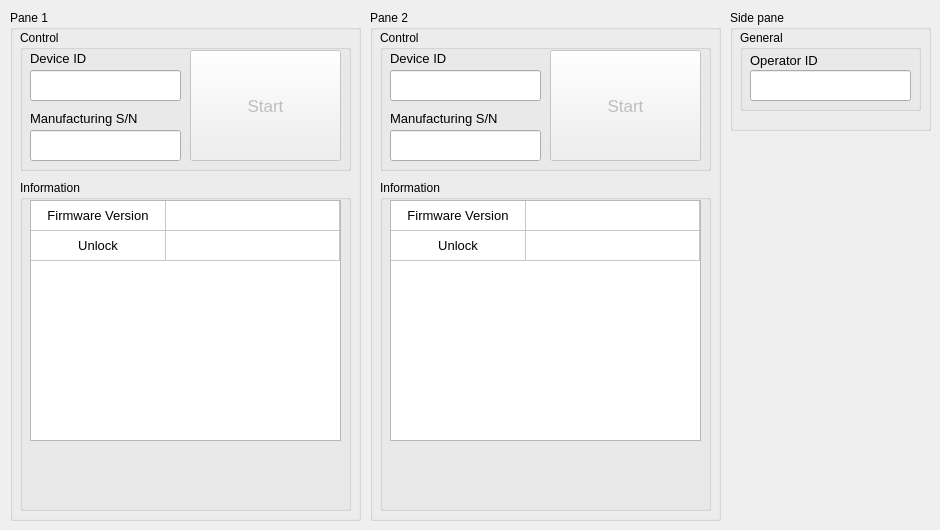
    <widget class="QWidget" name="unlock_tab">
     <attribute name="title">
      <string>Unlock</string>
     </attribute>
     <widget class="QGroupBox" name="regGroupBox1_2">
      <property name="geometry">
       <rect>
        <x>10</x>
        <y>10</y>
        <width>351</width>
        <height>511</height>
       </rect>
      </property>
      <property name="title">
       <string>Pane 1</string>
      </property>
      <widget class="QGroupBox" name="regCtrlGroupBox1_2">
       <property name="geometry">
        <rect>
         <x>10</x>
         <y>20</y>
         <width>331</width>
         <height>141</height>
        </rect>
       </property>
       <property name="title">
        <string>Control</string>
       </property>
       <widget class="QPushButton" name="unlockStartPushButton1">
        <property name="enabled">
         <bool>false</bool>
        </property>
        <property name="geometry">
         <rect>
          <x>170</x>
          <y>20</y>
          <width>151</width>
          <height>111</height>
         </rect>
        </property>
        <property name="font">
         <font>
          <pointsize>13</pointsize>
         </font>
        </property>
        <property name="text">
         <string>Start</string>
        </property>
       </widget>
       <widget class="QLabel" name="label_50">
        <property name="geometry">
         <rect>
          <x>10</x>
          <y>20</y>
          <width>311</width>
          <height>16</height>
         </rect>
        </property>
        <property name="font">
         <font>
          <pointsize>10</pointsize>
         </font>
        </property>
        <property name="text">
         <string>Device ID</string>
        </property>
       </widget>
       <widget class="QLineEdit" name="unlockDeviceIDLineEdit1">
        <property name="geometry">
         <rect>
          <x>10</x>
          <y>40</y>
          <width>151</width>
          <height>31</height>
         </rect>
        </property>
        <property name="font">
         <font>
          <family>Source Code Pro</family>
          <pointsize>12</pointsize>
          <bold>true</bold>
         </font>
        </property>
        <property name="text">
         <string/>
        </property>
        <property name="alignment">
         <set>Qt::AlignCenter</set>
        </property>
       </widget>
       <widget class="QLabel" name="label_67">
        <property name="geometry">
         <rect>
          <x>10</x>
          <y>80</y>
          <width>151</width>
          <height>16</height>
         </rect>
        </property>
        <property name="font">
         <font>
          <pointsize>10</pointsize>
         </font>
        </property>
        <property name="text">
         <string>Manufacturing S/N</string>
        </property>
       </widget>
       <widget class="QLineEdit" name="unlockMfgSNLineEdit1">
        <property name="geometry">
         <rect>
          <x>10</x>
          <y>100</y>
          <width>151</width>
          <height>31</height>
         </rect>
        </property>
        <property name="font">
         <font>
          <family>Source Code Pro</family>
          <pointsize>12</pointsize>
          <bold>true</bold>
         </font>
        </property>
        <property name="text">
         <string/>
        </property>
        <property name="alignment">
         <set>Qt::AlignCenter</set>
        </property>
       </widget>
      </widget>
      <widget class="QGroupBox" name="regInfoGroupBox1_2">
       <property name="geometry">
        <rect>
         <x>10</x>
         <y>170</y>
         <width>331</width>
         <height>331</height>
        </rect>
       </property>
       <property name="title">
        <string>Information</string>
       </property>
       <widget class="QLabel" name="unlockStatusLabel1">
        <property name="geometry">
         <rect>
          <x>10</x>
          <y>280</y>
          <width>311</width>
          <height>31</height>
         </rect>
        </property>
        <property name="font">
         <font>
          <pointsize>13</pointsize>
          <bold>true</bold>
         </font>
        </property>
        <property name="text">
         <string>&lt;html&gt;&lt;head/&gt;&lt;body&gt;&lt;p&gt;&lt;br/&gt;&lt;/p&gt;&lt;/body&gt;&lt;/html&gt;</string>
        </property>
        <property name="alignment">
         <set>Qt::AlignCenter</set>
        </property>
        <property name="wordWrap">
         <bool>true</bool>
        </property>
       </widget>
       <widget class="QTableWidget" name="unlockTableWidget1">
        <property name="geometry">
         <rect>
          <x>10</x>
          <y>20</y>
          <width>311</width>
          <height>241</height>
         </rect>
        </property>
        <property name="font">
         <font>
          <pointsize>10</pointsize>
         </font>
        </property>
        <attribute name="horizontalHeaderVisible">
         <bool>false</bool>
        </attribute>
        <attribute name="horizontalHeaderDefaultSectionSize">
         <number>135</number>
        </attribute>
        <attribute name="horizontalHeaderStretchLastSection">
         <bool>true</bool>
        </attribute>
        <attribute name="verticalHeaderVisible">
         <bool>false</bool>
        </attribute>
        <row>
         <property name="text">
          <string/>
         </property>
        </row>
        <row>
         <property name="text">
          <string/>
         </property>
        </row>
        <column>
         <property name="text">
          <string/>
         </property>
        </column>
        <column>
         <property name="text">
          <string/>
         </property>
        </column>
        <item row="0" column="0">
         <property name="text">
          <string>Firmware Version</string>
         </property>
         <property name="textAlignment">
          <set>AlignCenter</set>
         </property>
         <property name="flags">
          <set>ItemIsSelectable|ItemIsEnabled</set>
         </property>
        </item>
        <item row="0" column="1">
         <property name="text">
          <string/>
         </property>
         <property name="textAlignment">
          <set>AlignCenter</set>
         </property>
         <property name="flags">
          <set>ItemIsSelectable|ItemIsEnabled</set>
         </property>
        </item>
        <item row="1" column="0">
         <property name="text">
          <string>Unlock</string>
         </property>
         <property name="textAlignment">
          <set>AlignCenter</set>
         </property>
         <property name="flags">
          <set>ItemIsSelectable|ItemIsEnabled</set>
         </property>
        </item>
        <item row="1" column="1">
         <property name="text">
          <string/>
         </property>
         <property name="textAlignment">
          <set>AlignCenter</set>
         </property>
         <property name="flags">
          <set>ItemIsSelectable|ItemIsEnabled</set>
         </property>
        </item>
       </widget>
      </widget>
     </widget>
     <widget class="QGroupBox" name="regSideGroupBox_2">
      <property name="geometry">
       <rect>
        <x>730</x>
        <y>10</y>
        <width>201</width>
        <height>121</height>
       </rect>
      </property>
      <property name="title">
       <string>Side pane</string>
      </property>
      <widget class="QGroupBox" name="regGeneralGroupBox_2">
       <property name="geometry">
        <rect>
         <x>10</x>
         <y>20</y>
         <width>181</width>
         <height>81</height>
        </rect>
       </property>
       <property name="title">
        <string>General</string>
       </property>
       <widget class="QLineEdit" name="unlockOperatorIDLineEdit">
        <property name="geometry">
         <rect>
          <x>10</x>
          <y>40</y>
          <width>161</width>
          <height>31</height>
         </rect>
        </property>
        <property name="font">
         <font>
          <family>Source Code Pro</family>
          <pointsize>12</pointsize>
          <bold>true</bold>
         </font>
        </property>
        <property name="text">
         <string/>
        </property>
        <property name="alignment">
         <set>Qt::AlignCenter</set>
        </property>
       </widget>
       <widget class="QLabel" name="label_9">
        <property name="geometry">
         <rect>
          <x>10</x>
          <y>20</y>
          <width>161</width>
          <height>20</height>
         </rect>
        </property>
        <property name="font">
         <font>
          <pointsize>10</pointsize>
         </font>
        </property>
        <property name="text">
         <string>Operator ID</string>
        </property>
       </widget>
      </widget>
     </widget>
     <widget class="QGroupBox" name="regGroupBox2_2">
      <property name="geometry">
       <rect>
        <x>370</x>
        <y>10</y>
        <width>351</width>
        <height>511</height>
       </rect>
      </property>
      <property name="title">
       <string>Pane 2</string>
      </property>
      <widget class="QGroupBox" name="regCtrlGroupBox2_2">
       <property name="geometry">
        <rect>
         <x>10</x>
         <y>20</y>
         <width>331</width>
         <height>141</height>
        </rect>
       </property>
       <property name="title">
        <string>Control</string>
       </property>
       <widget class="QPushButton" name="unlockStartPushButton2">
        <property name="enabled">
         <bool>false</bool>
        </property>
        <property name="geometry">
         <rect>
          <x>170</x>
          <y>20</y>
          <width>151</width>
          <height>111</height>
         </rect>
        </property>
        <property name="font">
         <font>
          <pointsize>13</pointsize>
         </font>
        </property>
        <property name="text">
         <string>Start</string>
        </property>
       </widget>
       <widget class="QLabel" name="label_60">
        <property name="geometry">
         <rect>
          <x>10</x>
          <y>20</y>
          <width>311</width>
          <height>16</height>
         </rect>
        </property>
        <property name="font">
         <font>
          <pointsize>10</pointsize>
         </font>
        </property>
        <property name="text">
         <string>Device ID</string>
        </property>
       </widget>
       <widget class="QLineEdit" name="unlockDeviceIDLineEdit2">
        <property name="geometry">
         <rect>
          <x>10</x>
          <y>40</y>
          <width>151</width>
          <height>31</height>
         </rect>
        </property>
        <property name="font">
         <font>
          <family>Source Code Pro</family>
          <pointsize>12</pointsize>
          <bold>true</bold>
         </font>
        </property>
        <property name="text">
         <string/>
        </property>
        <property name="alignment">
         <set>Qt::AlignCenter</set>
        </property>
       </widget>
       <widget class="QLabel" name="label_69">
        <property name="geometry">
         <rect>
          <x>10</x>
          <y>80</y>
          <width>151</width>
          <height>16</height>
         </rect>
        </property>
        <property name="font">
         <font>
          <pointsize>10</pointsize>
         </font>
        </property>
        <property name="text">
         <string>Manufacturing S/N</string>
        </property>
       </widget>
       <widget class="QLineEdit" name="unlockMfgSNLineEdit2">
        <property name="geometry">
         <rect>
          <x>10</x>
          <y>100</y>
          <width>151</width>
          <height>31</height>
         </rect>
        </property>
        <property name="font">
         <font>
          <family>Source Code Pro</family>
          <pointsize>12</pointsize>
          <bold>true</bold>
         </font>
        </property>
        <property name="text">
         <string/>
        </property>
        <property name="alignment">
         <set>Qt::AlignCenter</set>
        </property>
       </widget>
      </widget>
      <widget class="QGroupBox" name="regInfoGroupBox2_2">
       <property name="geometry">
        <rect>
         <x>10</x>
         <y>170</y>
         <width>331</width>
         <height>331</height>
        </rect>
       </property>
       <property name="title">
        <string>Information</string>
       </property>
       <widget class="QLabel" name="unlockStatusLabel2">
        <property name="geometry">
         <rect>
          <x>10</x>
          <y>280</y>
          <width>311</width>
          <height>31</height>
         </rect>
        </property>
        <property name="font">
         <font>
          <pointsize>13</pointsize>
          <bold>true</bold>
         </font>
        </property>
        <property name="text">
         <string>&lt;html&gt;&lt;head/&gt;&lt;body&gt;&lt;p&gt;&lt;br/&gt;&lt;/p&gt;&lt;/body&gt;&lt;/html&gt;</string>
        </property>
        <property name="alignment">
         <set>Qt::AlignCenter</set>
        </property>
        <property name="wordWrap">
         <bool>true</bool>
        </property>
       </widget>
       <widget class="QTableWidget" name="unlockTableWidget2">
        <property name="geometry">
         <rect>
          <x>10</x>
          <y>20</y>
          <width>311</width>
          <height>241</height>
         </rect>
        </property>
        <property name="font">
         <font>
          <pointsize>10</pointsize>
         </font>
        </property>
        <attribute name="horizontalHeaderVisible">
         <bool>false</bool>
        </attribute>
        <attribute name="horizontalHeaderDefaultSectionSize">
         <number>135</number>
        </attribute>
        <attribute name="horizontalHeaderStretchLastSection">
         <bool>true</bool>
        </attribute>
        <attribute name="verticalHeaderVisible">
         <bool>false</bool>
        </attribute>
        <row>
         <property name="text">
          <string/>
         </property>
        </row>
        <row>
         <property name="text">
          <string/>
         </property>
        </row>
        <column>
         <property name="text">
          <string/>
         </property>
        </column>
        <column>
         <property name="text">
          <string/>
         </property>
        </column>
        <item row="0" column="0">
         <property name="text">
          <string>Firmware Version</string>
         </property>
         <property name="textAlignment">
          <set>AlignCenter</set>
         </property>
         <property name="flags">
          <set>ItemIsSelectable|ItemIsEnabled</set>
         </property>
        </item>
        <item row="0" column="1">
         <property name="text">
          <string/>
         </property>
         <property name="textAlignment">
          <set>AlignCenter</set>
         </property>
         <property name="flags">
          <set>ItemIsSelectable|ItemIsEnabled</set>
         </property>
        </item>
        <item row="1" column="0">
         <property name="text">
          <string>Unlock</string>
         </property>
         <property name="textAlignment">
          <set>AlignCenter</set>
         </property>
         <property name="flags">
          <set>ItemIsSelectable|ItemIsEnabled</set>
         </property>
        </item>
        <item row="1" column="1">
         <property name="text">
          <string/>
         </property>
         <property name="textAlignment">
          <set>AlignCenter</set>
         </property>
         <property name="flags">
          <set>ItemIsSelectable|ItemIsEnabled</set>
         </property>
        </item>
       </widget>
      </widget>
     </widget>
    </widget>
